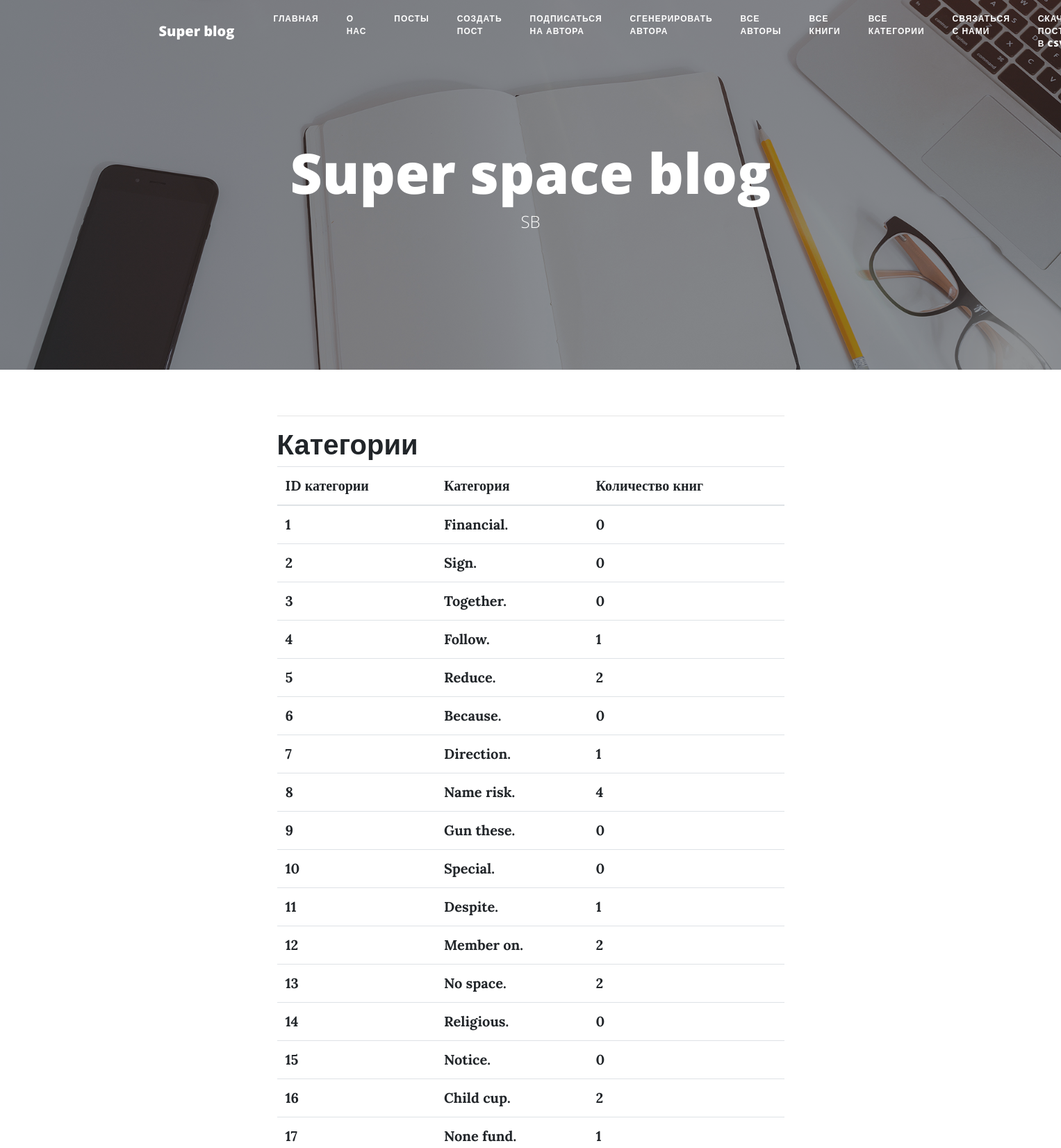
The app's page /category/all/ (upper part) with its own data.
### main/models.py (models this page shows)
class Category(models.Model):
    category = models.CharField("Категория книги", max_length=40)

### main/views.py (the view)
# urls.py: path('category/all/', cache.cache_page(600)(views.category_all), name='category_all'),
def category_all(request):
    cat = Category.objects.all().prefetch_related("books_cat")
    context = {"title": "Категории", "categories": cat}
    return render(request, "main/categories_all.html", context)

### main/templates/main/categories_all.html (shortened to what this page needs)
{% extends "main/base.html" %}
{% block  content %}
        <h1>{{ title }}</h1>
        <div class="payload">
        <table class="table table-hover" >
            <thead>
            <tr>
                <th scope="col"><span>ID категории</span></th>
                <th scope="col"><span>Категория</th>
                <th scope="col"><span>Количество книг</th>
            </tr>
            </thead>
            <tbody>
            {% for cat in categories %}
            <tr>
                <th scope="row"><span>{{ cat.id }}</span></th>
                <th scope="row"><span>{{ cat.category}}</span></th>
                <th scope="row"><span>{{ cat.books_cat.count }}</span></th>
            </tr>
            {% endfor %}
            </tbody>
        </table>
    </div>
{% endblock %}

### records on screen
Category: id "1", category "Financial.", books_cat.count "0"
Category: id "2", category "Sign.", books_cat.count "0"
Category: id "3", category "Together.", books_cat.count "0"
Category: id "4", category "Follow.", books_cat.count "1"
Category: id "5", category "Reduce.", books_cat.count "2"
Category: id "6", category "Because.", books_cat.count "0"
Category: id "7", category "Direction.", books_cat.count "1"
Category: id "8", category "Name risk.", books_cat.count "4"
Category: id "9", category "Gun these.", books_cat.count "0"
Category: id "10", category "Special.", books_cat.count "0"
Category: id "11", category "Despite.", books_cat.count "1"
Category: id "12", category "Member on.", books_cat.count "2"
Category: id "13", category "No space.", books_cat.count "2"
Category: id "14", category "Religious.", books_cat.count "0"
Category: id "15", category "Notice.", books_cat.count "0"
Category: id "16", category "Child cup.", books_cat.count "2"
Category: id "17", category "None fund.", books_cat.count "1"

### other values on screen
{{ title }} "Категории"
